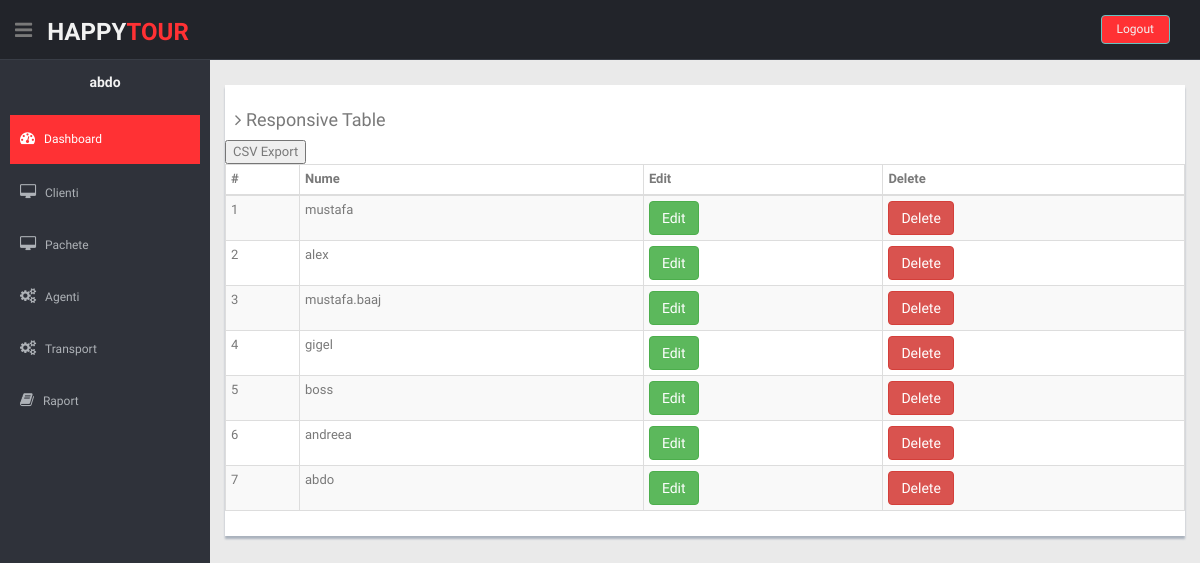
Before: /listaAgenti.php (signed in) with the older database file.
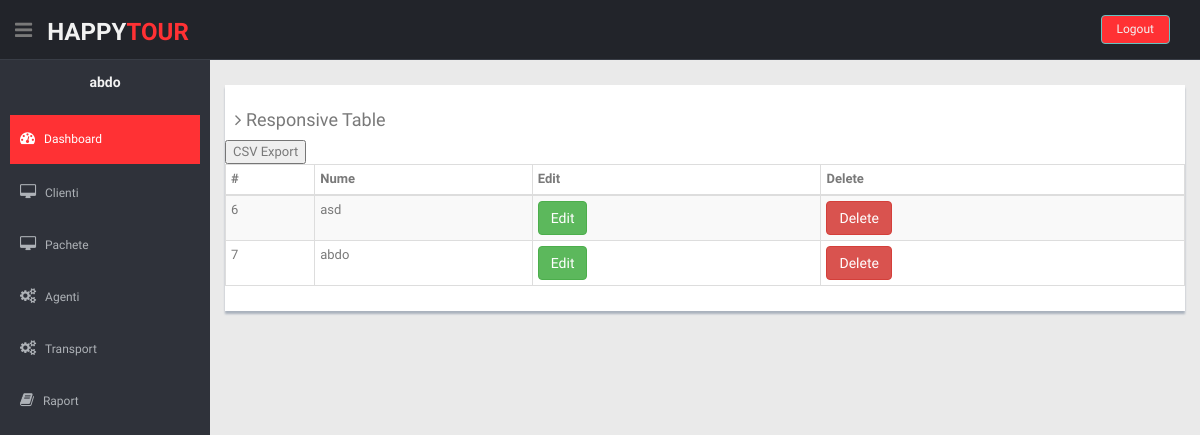
After: the same page with the newer database file.
### tables this page shows
CREATE TABLE `users` (
  `id` int(11) NOT NULL,
  `username` varchar(50) NOT NULL,
  `password` varchar(255) NOT NULL,
  `create_at` datetime NOT NULL DEFAULT CURRENT_TIMESTAMP
);

### listaAgenti.php (the view, shortened to what this page needs)
<?php
 require_once './partials/header.php';
?>
    <?php require_once './partials/sideBar.php' ?>
    <section id="main-content">
      <section class="wrapper">
        <div class="row mt">
          <div class="col-lg-12">
            <div class="content-panel">
              <h4><i class="fa fa-angle-right"></i> Responsive Table</h4>
              <section id="unseen">
                <form class="form-horizontal style-form" action="submitForm.php" method="post">
                  <input type="submit" name="exportAgent" value="CSV Export"/>
                </form>
                <table class="table table-bordered table-striped table-condensed">
                  <thead>
                    <tr>
                      <th>#</th>
                      <th class="numeric">Nume</th>
                      <th class="numeric">Edit</th>
                      <th class="numeric">Delete</th>
                    </tr>
                  </thead>
                  <tbody>
                <?php
                  $sql = mysqli_query($link, "SELECT * FROM users");
                    while($row = mysqli_fetch_array($sql)) {
                        echo "<tr>";
                          echo "<td>{$row['id']}</td>";
                          echo "<td>{$row['username']}</td>";
                          ?>
                          <td><button type="button" class="btn btn-success editbtn">Edit</button></td>
                          <td><a href="stergeAgent.php?delete=<?php echo $row['id']?>" class="btn btn-danger">Delete</a></td>
                          <?php
                          echo "</tr>";
                    }
                ?>
                  </tbody>
                </table>
              </section>
            </div>
          </div>
        </div>
      </section>
    </section>
    <?php require_once './partials/footer.php' ?>

Changed rows visible on the page:
removed users: id "1", username "mustafa"
removed users: id "2", username "alex"
removed users: id "3", username "mustafa.baaj"
removed users: id "4", username "gigel"
removed users: id "5", username "boss"
changed users id 6: username "andreea" → "asd"
